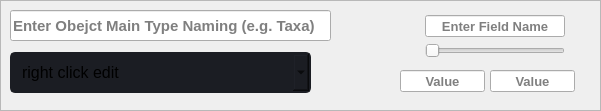
        <widget class="QFrame" name="frame_object_main_type">
         <property name="geometry">
          <rect>
           <x>10</x>
           <y>30</y>
           <width>601</width>
           <height>111</height>
          </rect>
         </property>
         <property name="styleSheet">
          <string notr="true">#frame_object_names{
border: 1px solid rgb(170, 170, 255);
border-radius:15px;}
</string>
         </property>
         <property name="frameShape">
          <enum>QFrame::StyledPanel</enum>
         </property>
         <property name="frameShadow">
          <enum>QFrame::Raised</enum>
         </property>
         <widget class="QLineEdit" name="le_custom_object_naming">
          <property name="geometry">
           <rect>
            <x>10</x>
            <y>10</y>
            <width>321</width>
            <height>31</height>
           </rect>
          </property>
          <property name="font">
           <font>
            <pointsize>11</pointsize>
            <bold>true</bold>
           </font>
          </property>
          <property name="text">
           <string/>
          </property>
          <property name="placeholderText">
           <string>Enter Obejct Main Type Naming (e.g. Taxa)</string>
          </property>
         </widget>
         <widget class="InteractiveCombo" name="cmb_object_main">
          <property name="geometry">
           <rect>
            <x>10</x>
            <y>52</y>
            <width>301</width>
            <height>41</height>
           </rect>
          </property>
          <property name="font">
           <font>
            <family>Segoe UI</family>
            <pointsize>12</pointsize>
           </font>
          </property>
          <property name="styleSheet">
           <string notr="true">QComboBox{
	background-color: rgb(27, 29, 35);
	border-radius: 5px;
	border: 2px solid rgb(27, 29, 35);
	padding: 5px;
	padding-left: 10px;
}
QComboBox:hover{
	border: 2px solid rgb(64, 71, 88);
}
QComboBox QAbstractItemView {
	color: rgb(85, 170, 255);	
	background-color: rgb(27, 29, 35);
	padding: 10px;
	selection-background-color: rgb(39, 44, 54);
}</string>
          </property>
          <property name="editable">
           <bool>false</bool>
          </property>
          <property name="insertPolicy">
           <enum>QComboBox::InsertAlphabetically</enum>
          </property>
          <property name="placeholderText">
           <string>right click edit</string>
          </property>
         </widget>
         <widget class="QFrame" name="frame_16">
          <property name="geometry">
           <rect>
            <x>400</x>
            <y>10</y>
            <width>190</width>
            <height>91</height>
           </rect>
          </property>
          <property name="font">
           <font>
            <family>Segoe UI</family>
           </font>
          </property>
          <property name="toolTip">
           <string notr="true"/>
          </property>
          <property name="styleSheet">
           <string notr="true"/>
          </property>
          <property name="frameShape">
           <enum>QFrame::NoFrame</enum>
          </property>
          <property name="frameShadow">
           <enum>QFrame::Raised</enum>
          </property>
          <widget class="QSlider" name="duo_main_type">
           <property name="geometry">
            <rect>
             <x>25</x>
             <y>30</y>
             <width>140</width>
             <height>22</height>
            </rect>
           </property>
           <property name="font">
            <font>
             <family>Segoe UI</family>
            </font>
           </property>
           <property name="maximum">
            <number>1</number>
           </property>
           <property name="pageStep">
            <number>1</number>
           </property>
           <property name="orientation">
            <enum>Qt::Horizontal</enum>
           </property>
          </widget>
          <widget class="QLineEdit" name="le_main_type_option_name">
           <property name="geometry">
            <rect>
             <x>25</x>
             <y>5</y>
             <width>140</width>
             <height>22</height>
            </rect>
           </property>
           <property name="font">
            <font>
             <pointsize>10</pointsize>
             <bold>true</bold>
            </font>
           </property>
           <property name="text">
            <string/>
           </property>
           <property name="alignment">
            <set>Qt::AlignCenter</set>
           </property>
           <property name="placeholderText">
            <string>Enter Field Name</string>
           </property>
          </widget>
          <widget class="QLineEdit" name="le_main_type_option_value_0">
           <property name="geometry">
            <rect>
             <x>0</x>
             <y>60</y>
             <width>85</width>
             <height>22</height>
            </rect>
           </property>
           <property name="font">
            <font>
             <pointsize>10</pointsize>
             <bold>true</bold>
            </font>
           </property>
           <property name="text">
            <string/>
           </property>
           <property name="frame">
            <bool>true</bool>
           </property>
           <property name="alignment">
            <set>Qt::AlignCenter</set>
           </property>
           <property name="placeholderText">
            <string>Value</string>
           </property>
          </widget>
          <widget class="QLineEdit" name="le_main_type_option_value_1">
           <property name="geometry">
            <rect>
             <x>90</x>
             <y>60</y>
             <width>85</width>
             <height>22</height>
            </rect>
           </property>
           <property name="font">
            <font>
             <pointsize>10</pointsize>
             <bold>true</bold>
            </font>
           </property>
           <property name="text">
            <string/>
           </property>
           <property name="alignment">
            <set>Qt::AlignCenter</set>
           </property>
           <property name="placeholderText">
            <string>Value</string>
           </property>
          </widget>
         </widget>
        </widget>
